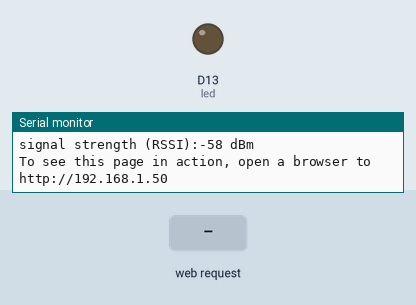
Bench run of a sketch on a simulated Arduino Uno R4 WiFi. Shown: output pins drawn as LEDs (lit = HIGH), the last lines printed to the serial monitor. Inputs (shaded band) come from the test bench. WiFi joins after 1.5 s; servers stay silent unless stated.

Above: at 7.7 s.
7.8 s: HTTP request GET /H received
At 8.4 s:
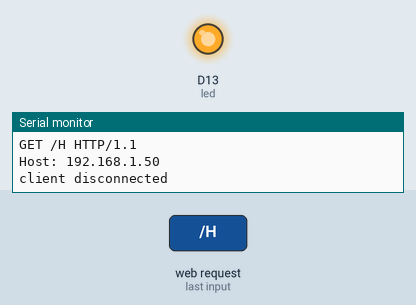
9.3 s: HTTP request GET /L received
At 10.7 s:
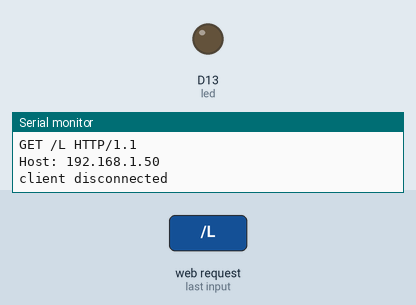
Timing chart, 0 to 12.3 s (numbered marks = the images above; inputs shaded):
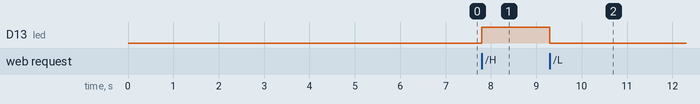

Measured:
- after the input at 7.8 s, D13 (led): LOW → HIGH at once
- after the input at 9.3 s, D13 (led): HIGH → LOW at once

The sketch:

UNO_R4_WiFi_Network.ino
```cpp
/*
  WiFi Web Server LED Blink

  A simple web server that lets you blink an LED via the web.
  This sketch will print the IP address of your WiFi module (once connected)
  to the Serial Monitor. From there, you can open that address in a web browser
  to turn on and off the LED_BUILTIN.

  If the IP address of your board is yourAddress:
  http://yourAddress/H turns the LED on
  http://yourAddress/L turns it off

  This example is written for a network using WPA encryption. For
  WEP or WPA, change the WiFi.begin() call accordingly.

  Circuit:
  * Board with NINA module (Arduino MKR WiFi 1010, MKR VIDOR 4000 and Uno WiFi Rev.2)
  * LED attached to pin 9

  created 25 Nov 2012
  by Tom Igoe

  Find the full UNO R4 WiFi Network documentation here:
  https://docs.arduino.cc/tutorials/uno-r4-wifi/wifi-examples#simple-webserver
 */

#include "WiFiS3.h"

//#include "arduino_secrets.h"

#define SECRET_SSID "class924"
#define SECRET_PASS "kosta90009"
///////please enter your sensitive data in the Secret tab/arduino_secrets.h
char ssid[] = SECRET_SSID;        // your network SSID (name)
char pass[] = SECRET_PASS;    // your network password (use for WPA, or use as key for WEP)
int keyIndex = 0;                 // your network key index number (needed only for WEP)

int led =  LED_BUILTIN;
int status = WL_IDLE_STATUS;
WiFiServer server(80);

void setup() {
  Serial.begin(9600);      // initialize serial communication
  pinMode(led, OUTPUT);      // set the LED pin mode

  // check for the WiFi module:
  if (WiFi.status() == WL_NO_MODULE) {
    Serial.println("Communication with WiFi module failed!");
    // don't continue
    while (true);
  }

  // WiFi.firmwareVersion() : 모듈에서 실행 중인 펌웨어 버전을 문자열로 반환
  String fv = WiFi.firmwareVersion();
  if (fv < WIFI_FIRMWARE_LATEST_VERSION) {
    Serial.println("Please upgrade the firmware");
  }

  // attempt to connect to WiFi network:
  while (status != WL_CONNECTED) {
    Serial.print("Attempting to connect to Network named: ");
    Serial.println(ssid);                   // print the network name (SSID);

    // Connect to WPA/WPA2 network. Change this line if using open or WEP network:
    status = WiFi.begin(ssid, pass);
    // wait 10 seconds for connection:
    delay(5000);
  }

// by default the local IP address
  // you can override it with the following:
  // 고정 IP 주소를 구성, WiFi 쉴드의 DNS, 게이트웨이 및 서브넷 주소를 변경
  // WiFi.config(IPAddress(192,168,0,34));

  server.begin();                           // start the web server on port 80
  printWifiStatus();                        // you're connected now, so print out the status
}


void loop() {
  WiFiClient client = server.available();   // listen for incoming clients

  if (client) {                             // if you get a client,
    Serial.println("new client");           // print a message out the serial port
    String currentLine = "";                // make a String to hold incoming data from the client
    while (client.connected()) {            // loop while the client's connected
      if (client.available()) {             // if there's bytes to read from the client,
        char c = client.read();             // read a byte, then
        Serial.write(c);                    // print it out to the serial monitor
        if (c == '\n') {                    // if the byte is a newline character

          // if the current line is blank, you got two newline characters in a row.
          // that's the end of the client HTTP request, so send a response:
          if (currentLine.length() == 0) {
            // HTTP headers always start with a response code (e.g. HTTP/1.1 200 OK)
            // and a content-type so the client knows what's coming, then a blank line:
            client.println("HTTP/1.1 200 OK");
            client.println("Content-type:text/html");
            client.println();

            // the content of the HTTP response follows the header:
            client.print("<p style=\"font-size:7vw;\">Click <a href=\"/H\">here</a> turn the LED on<br></p>");
            client.print("<p style=\"font-size:7vw;\">Click <a href=\"/L\">here</a> turn the LED off<br></p>");

            // The HTTP response ends with another blank line:
            client.println();
            // break out of the while loop:
            break;
          } else {    // if you got a newline, then clear currentLine:
            currentLine = "";
          }
        } else if (c != '\r') {  // if you got anything else but a carriage return character,
          currentLine += c;      // add it to the end of the currentLine
        }

        // Check to see if the client request was "GET /H" or "GET /L":
        if (currentLine.endsWith("GET /H")) {
          digitalWrite(LED_BUILTIN, HIGH);               // GET /H turns the LED on
        }
        if (currentLine.endsWith("GET /L")) {
          digitalWrite(LED_BUILTIN, LOW);                // GET /L turns the LED off
        }
      }

    }
    // close the connection:
    client.stop();
    Serial.println("client disconnected");
  }
}

void printWifiStatus() {
  // print the SSID of the network you're attached to:
  Serial.print("SSID: ");
  Serial.println(WiFi.SSID());

  // print your board's IP address:
  // WiFi.localIP() : WiFi 쉴드의 IP 주소
  IPAddress ip = WiFi.localIP();
  Serial.print("IP Address: ");
  Serial.println(ip);

  // print the received signal strength:
  long rssi = WiFi.RSSI();
  Serial.print("signal strength (RSSI):");
  Serial.print(rssi);
  Serial.println(" dBm");
  // print where to go in a browser:
  Serial.print("To see this page in action, open a browser to http://");
  Serial.println(ip);
}
```
